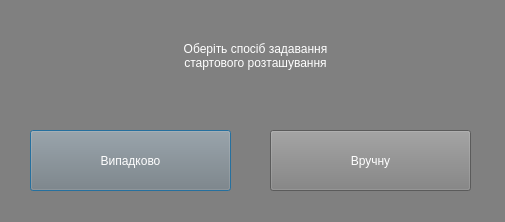
<?xml version="1.0" encoding="UTF-8"?>
<ui version="4.0">
 <class>Dialog</class>
 <widget class="QDialog" name="Dialog">
  <property name="geometry">
   <rect>
    <x>0</x>
    <y>0</y>
    <width>505</width>
    <height>222</height>
   </rect>
  </property>
  <property name="windowTitle">
   <string>Задати поле</string>
  </property>
  <property name="styleSheet">
   <string notr="true">QLabel{font:600 16pt &quot;FreeMono&quot; bold;
					color: white}
QDialog{background-color: gray}
QPushButton{font:600 15pt &quot;FreeMono&quot; bold; color: white; background-color: gray}</string>
  </property>
  <widget class="QLabel" name="label">
   <property name="geometry">
    <rect>
     <x>20</x>
     <y>10</y>
     <width>471</width>
     <height>91</height>
    </rect>
   </property>
   <property name="text">
    <string>Оберіть спосіб задавання
стартового розташування</string>
   </property>
   <property name="alignment">
    <set>Qt::AlignCenter</set>
   </property>
  </widget>
  <widget class="QPushButton" name="pushButton">
   <property name="geometry">
    <rect>
     <x>30</x>
     <y>130</y>
     <width>201</width>
     <height>61</height>
    </rect>
   </property>
   <property name="text">
    <string>Випадково</string>
   </property>
  </widget>
  <widget class="QPushButton" name="pushButton_2">
   <property name="geometry">
    <rect>
     <x>270</x>
     <y>130</y>
     <width>201</width>
     <height>61</height>
    </rect>
   </property>
   <property name="text">
    <string>Вручну</string>
   </property>
  </widget>
 </widget>
 <resources/>
 <connections/>
</ui>
